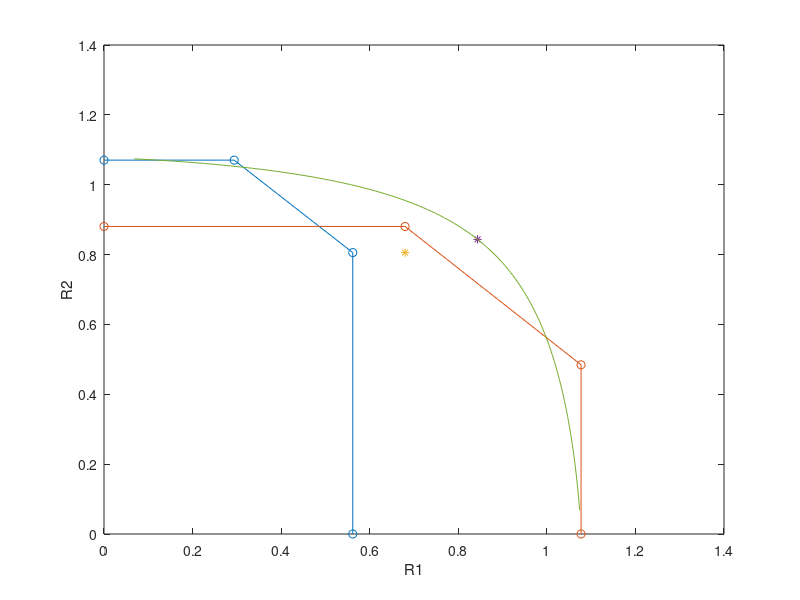

Here is the MATLAB script that generated this plot:

% Corner Points MAC 1

User1_Internal = log2( 1 + 0.476 );
User1 = log2(1 + 0.226); %User 1 Slave 

User2_Internal = log2( 1 + 0.748 );
User2 = log2(1 + 1.10); % User 2 Master

MAC1 = [ 0 User1 User1_Internal User1_Internal ; User2 User2 User2_Internal 0 ];

%Corner Points MAC 2

User1_Internal = log2( 1 + 0.602 );
User1 = log2(1 + 1.11); % USer 1 Master

User2_Internal = log2( 1 + 0.841 );
User2 = log2(1 + 0.399); % User 2 Slave

MAC2 = [ 0 User1_Internal User1 User1 ; User2_Internal User2_Internal User2 0 ];

% MAC OMA

alpha = 0:0.01:1;

OMA_User1 = alpha.*log2( 1 + 1.11./alpha );
OMA_User2 = (1 - alpha).*log2( 1 + 1.11./(1 - alpha) );

OMA_User1_x = 0.5*log2( 1 + 2*1.11 );
OMA_User2_x = 0.5.*log2( 1 + 2*1.11 );

% MAC IaN

C_IaN_User1 = log2(1 + 0.602);
C_IaN_User2 = log2(1 + 0.748);

plot( MAC1(1,:) , MAC1(2,:),'-o')
hold on
plot( MAC2(1,:) , MAC2(2,:),'-o')
plot( C_IaN_User1 , C_IaN_User2,'*')
plot( OMA_User1_x , OMA_User2_x,'*')
plot( OMA_User1 , OMA_User2,'-')

ylabel('R2')
xlabel('R1')